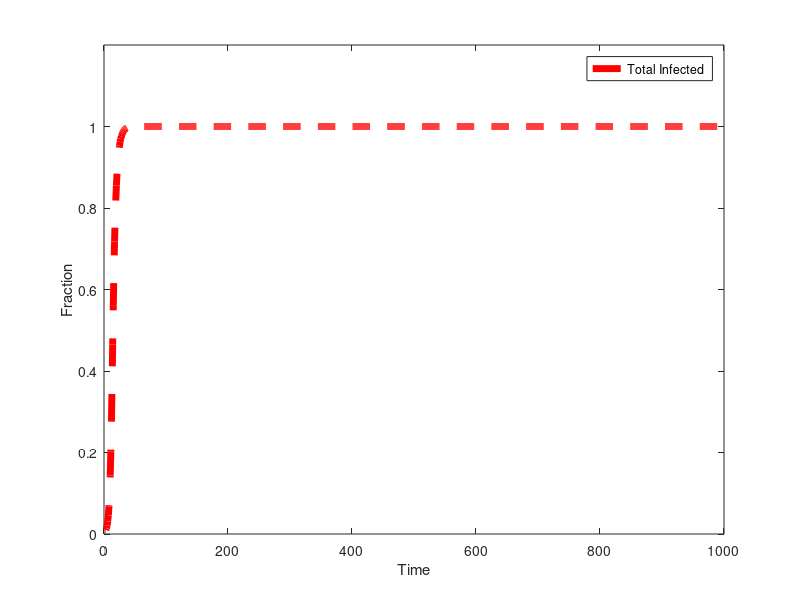

The MATLAB script that drew this image:
%% Simulates well-mixed SEIR model predictions.

clear all;


%% Parameters
beta = 0.02*10; % units 1/time, transmission rate
gamma = 0.0667; % units 1/time, recovery rate, transmission rate/recovery rate is basic reproduction number R0
delta = 1/5; % units 1/time, incubation rate
d = 10;

% initial S/E/I/R fractions
n = 10000;
E(1) = 0;
I(1) = n/100;
S(1) = n-I(1);
R(1) = 0;
totalI(1) = I(1); % total infected over time

% number of timesteps
dt = 1;
tend = 1000;

reference_beta = beta;
pruned_beta_ss = beta;
for t=2:tend
    beta = pruned_beta_ss; 
    S(t) = S(t-1) - (beta*I(t-1)*S(t-1))*dt*d/n;
    E(t) = E(t-1) + beta*I(t-1)*S(t-1)*dt*d/n - delta*E(t-1)*dt;
    I(t) = I(t-1) + delta*E(t-1)*dt - gamma*I(t-1)*dt;

        totalI(t) = totalI(t-1) + delta*E(t-1)*dt;
    
    R(t) = 1 - I(t) - S(t) - E(t); 
end

%figure;
%hold on; plot([0:0.1:1],AT/n,'k');plot([0:0.1:1],BT/n,'b')
%ylim([0 1])

%figure; 
hold on
plot(1+[1:length(totalI)]*dt,totalI/n,'--r','LineWidth',5)
box on;
xlabel('Time'); ylabel('Fraction')
legend('Total Infected')
ylim([0 1.2])
xlim([0 tend*dt])